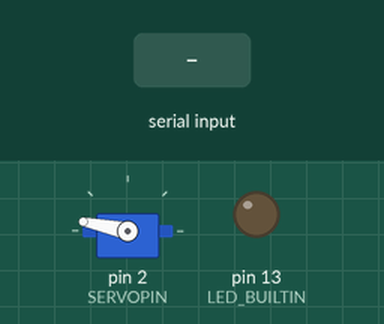
Simulated run of this sketch. Board: Arduino Uno, built with avr-gcc and run on an emulated ATmega328P. Parts: servo, output pins drawn as LEDs (lit = HIGH). The test bench sets the inputs (shaded band).

Above: at 4.2 s.
4.3 s: "90,45\n" received over Serial
At 6.9 s:
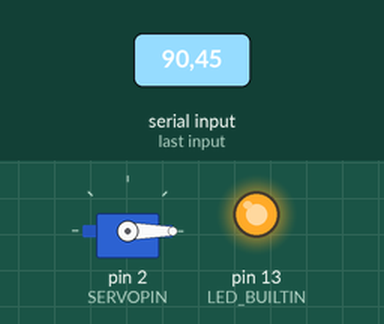
7.3 s: "30,150\n" received over Serial
At 8.4 s:
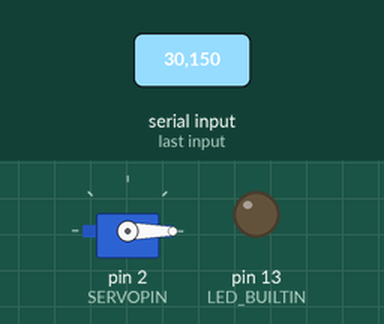
9.5 s: "0\n" received over Serial
At 11.2 s:
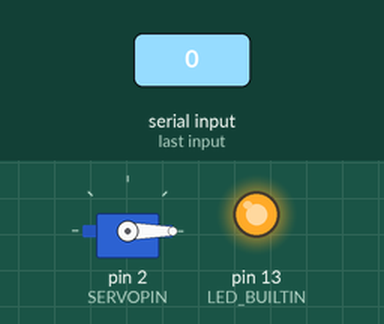
Timing chart, 0 to 12.7 s (numbered marks = the images above; inputs shaded):
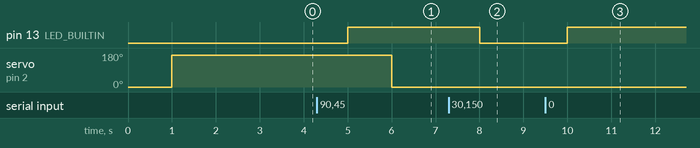

Measured:
- after the input at 4.3 s, pin 13 (LED_BUILTIN): LOW → HIGH after 0.70 s; servo on pin 2 (SERVOPIN): 168° → 0° after 1.7 s
- after the input at 7.3 s, pin 13 (LED_BUILTIN): HIGH → LOW after 0.70 s
- after the input at 9.5 s, pin 13 (LED_BUILTIN): LOW → HIGH after 0.50 s

The sketch:

sunshield.ino
```cpp
// BACC servo control program
//
// Uses serial port (9600, 8, N) to control the position of a RC servo. The expected input value
// is the control pulse length in microseconds
//
// Mikko Syrjasuo/UNIS
//
// 2017-06-30 Improved servo handling
//  - the servo is detached after a timeout. This "relaxes" the servo and reduces used power
//
// 2017-05-26 First version
//

//#define DEBUG

#include <Servo.h>

#define MINPOS 300    // Pulse length in us
#define MAXPOS 3000
#define SERVOPIN 2   // This is the digital output pin that controls the RC-servo position
#define TIMEOUT 5

Servo myservo;  // create servo object to control a servo

unsigned int pos = MAXPOS;    // close the shutter at reset
String cmd;
unsigned int newpos=pos;
unsigned int timeoutcounter = TIMEOUT;

void setup() {
  myservo.attach(SERVOPIN);  // attaches the servo on pin 9 to the servo object

  pinMode(LED_BUILTIN, OUTPUT);
  digitalWrite(LED_BUILTIN, LOW); // Switch off the LED

  Serial.begin(9600);
  //  while (!Serial); // wait for serial port to connect, needed for native USB port only
#ifdef DEBUG
  Serial.println("BACC sunshield v0.2");
  Serial.flush();  // Wait for the outgoing message to be gone
#endif

// Open and then close
  if (myservo.attached()) {
    myservo.writeMicroseconds(MINPOS);
    delay(1000);
    myservo.writeMicroseconds(2280);
    delay(2000);
    myservo.detach();
  }

}

void loop() {
  if (myservo.attached()) {
    myservo.writeMicroseconds(pos);
  }
  delay(1000); // 1s delay used for shutting down the servo
  if (timeoutcounter > 0) {
#ifdef DEBUG
    Serial.println(timeoutcounter);
#endif
    timeoutcounter--;
    if (timeoutcounter == 0) {
      myservo.detach();
#ifdef DEBUG
      Serial.println("Timeout");
#endif
    }
  }

  //  myservo.writeMicroseconds(2250);
  //  delay(1000);

  // Clear the serial receive buffer by reading until there's nothing to read (maybe not, because this will jam the whole thing...
  //while (Serial.available())
  //  Serial.read();

  while (Serial.available()) {
    digitalWrite(LED_BUILTIN, !digitalRead(LED_BUILTIN)); // Toggle LED when getting something from the serial line
    cmd = Serial.readString();
#ifdef DEBUG
    Serial.print("Received: ");
    Serial.println(cmd);
#endif DEBUG
    newpos = (unsigned int)cmd.toInt();
    if (newpos == 0) { // Timeout or nonsensible data
#ifdef DEBUG
      Serial.println("BACC sunshield v0.1 - restart due to timeout or weird data");
      Serial.flush();
#endif

    } else {
      if (newpos > MAXPOS) {
        newpos = MAXPOS;
      } else if (newpos < MINPOS) {
        newpos = MINPOS;
      }

#ifdef DEBUG
      Serial.print("Pos=");
      Serial.println(newpos);
      Serial.flush();
#endif
      pos = newpos;
      timeoutcounter = TIMEOUT; // Restart the timeout counter
      if (!myservo.attached()) {
        myservo.attach(SERVOPIN);
      }

    }
  }
}
```
